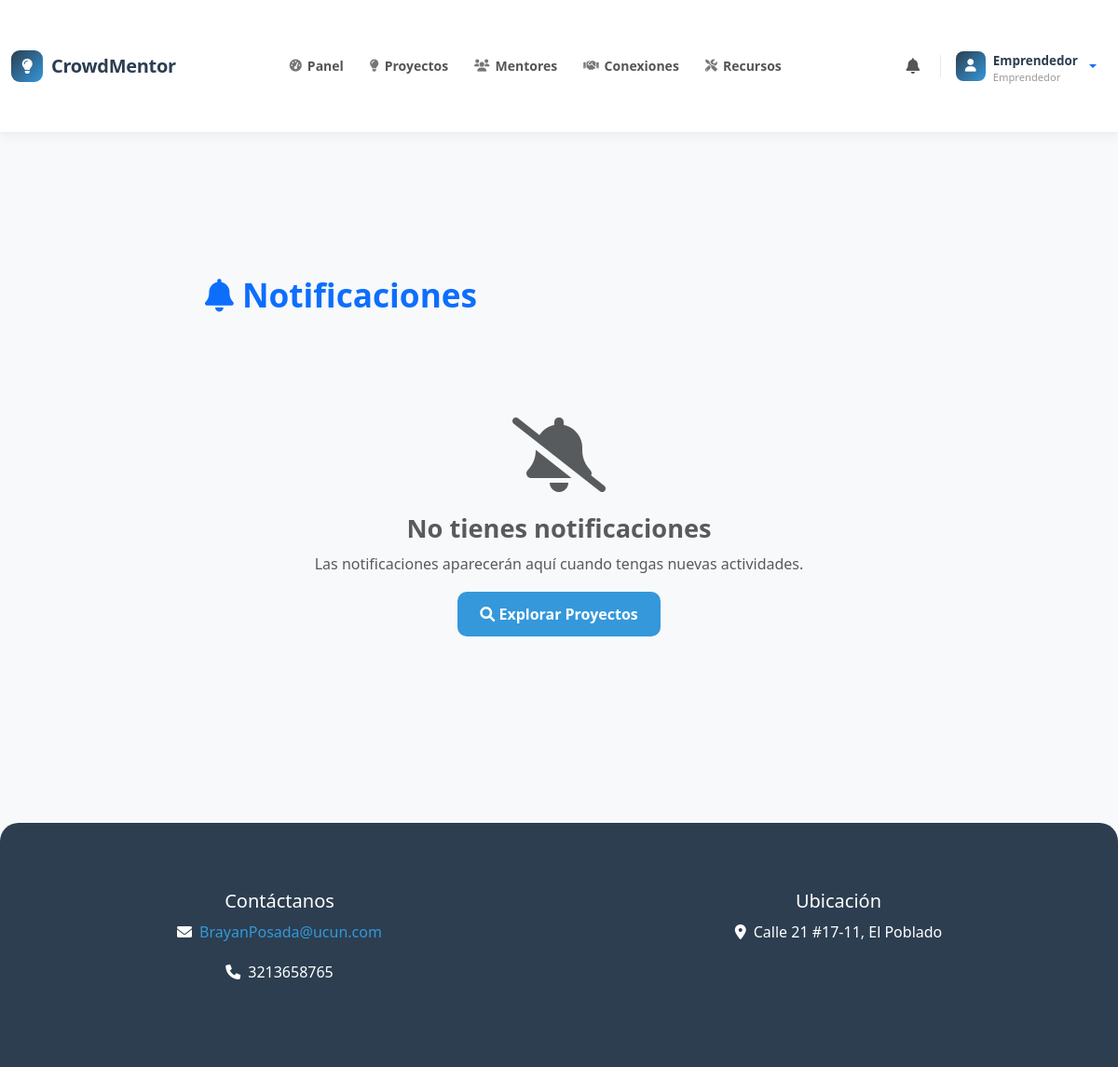
Before: /notifications/ (signed in) with the older database file.
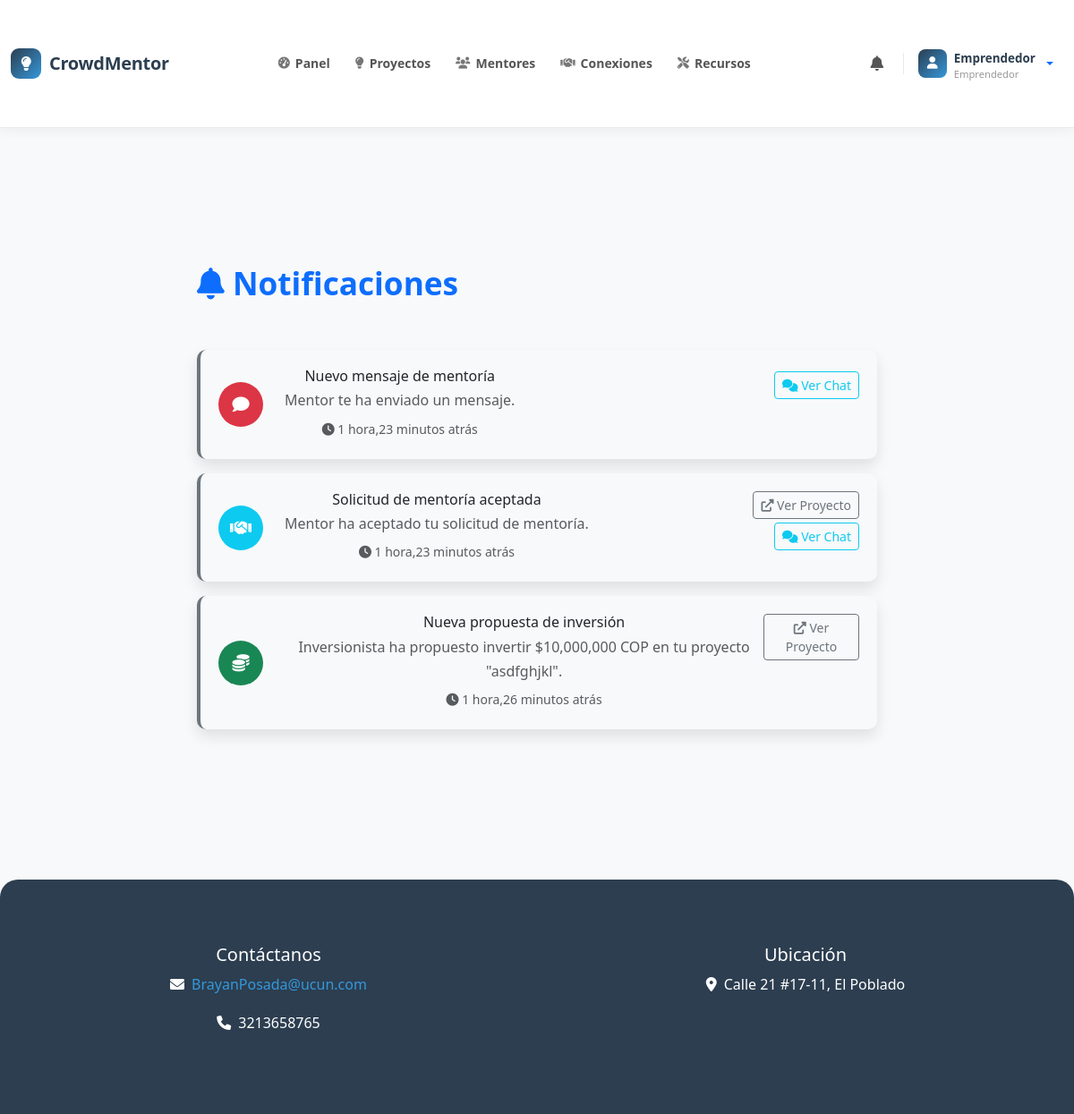
After: the same page with the newer database file.
### core/models.py (models this page shows, shortened)
class Notification(models.Model):
    NOTIFICATION_TYPES = (
        ('investment', 'Nueva Inversión'),
        ('mentorship', 'Solicitud de Mentoría'),
        ('evaluation', 'Nueva Evaluación'),
        ('message', 'Nuevo Mensaje'),
        ('project_update', 'Actualización de Proyecto'),
        ('system', 'Notificación del Sistema'),
    )
    user = models.ForeignKey(User, on_delete=models.CASCADE, related_name='notifications')
    title = models.CharField(max_length=200)
    message = models.TextField()
    notification_type = models.CharField(max_length=20, choices=NOTIFICATION_TYPES)
    is_read = models.BooleanField(default=False)
    created_at = models.DateTimeField(auto_now_add=True)
    related_project = models.ForeignKey(Project, on_delete=models.CASCADE, blank=True, null=True)
    related_investment = models.ForeignKey(Investment, on_delete=models.CASCADE, blank=True, null=True)
    related_mentorship = models.ForeignKey(Mentorship, on_delete=models.CASCADE, blank=True, null=True)
    class Meta:
        ordering = ['-created_at']

### core/views.py (the view)
# urls.py: path('notifications/', views.notifications, name='notifications'),
@login_required
def notifications(request):
    all_notifications = request.user.notifications.all()
    unread_count = all_notifications.filter(is_read=False).count()
    notifications = all_notifications[:20]  # Últimas 20 notificaciones
    if request.method == 'POST':
        notification_ids = request.POST.getlist('mark_read')
        Notification.objects.filter(id__in=notification_ids, user=request.user).update(is_read=True)
        return redirect('notifications')
    context = {
        'notifications': notifications,
        'unread_count': unread_count
    }
    return render(request, 'notifications.html', context)

### core/templates/notifications.html (shortened to what this page needs)
{% extends 'base.html' %}
{% load static %}
{% block extra_css %}
<link rel="stylesheet" href="{% static 'css/notifications.css' %}">
{% endblock %}
{% block content %}
<div class="container py-5">
    <div class="row">
        <div class="col-md-8 mx-auto">
            <div class="d-flex justify-content-between align-items-center mb-4">
                <h2 class="text-primary">
                    <i class="fas fa-bell"></i> Notificaciones
                </h2>
            </div>
            {% for notification in notifications %}
                <div class="card notification-card notification-{{ notification.notification_type }} {% if not notification.is_read %}unread{% else %}read{% endif %} mb-3">
                    <div class="card-body">
                        <div class="row align-items-center">
                            <div class="col-auto">
                                <div class="notification-icon
                                    {% if notification.notification_type == 'investment' %}bg-success text-white
                                    {% elif notification.notification_type == 'mentorship' %}bg-info text-white
                                    {% elif notification.notification_type == 'evaluation' %}bg-warning text-dark
                                    {% elif notification.notification_type == 'message' %}bg-danger text-white
                                    {% elif notification.notification_type == 'project_update' %}bg-purple text-white
                                    {% else %}bg-secondary text-white{% endif %}">
                                    {% if notification.notification_type == 'investment' %}
                                        <i class="fas fa-coins"></i>
                                    {% elif notification.notification_type == 'mentorship' %}
                                        <i class="fas fa-handshake"></i>
                                    {% elif notification.notification_type == 'evaluation' %}
                                        <i class="fas fa-star"></i>
                                    {% elif notification.notification_type == 'message' %}
                                        <i class="fas fa-comment"></i>
                                    {% elif notification.notification_type == 'project_update' %}
                                        <i class="fas fa-edit"></i>
                                    {% else %}
                                        <i class="fas fa-info"></i>
                                    {% endif %}
                                </div>
                            </div>
                            <div class="col">
                                <div class="d-flex justify-content-between align-items-start">
                                    <div>
                                        <h6 class="mb-1 {% if not notification.is_read %}fw-bold{% endif %}">
                                            {{ notification.title }}
                                        </h6>
                                        <p class="mb-1 text-muted">{{ notification.message }}</p>
                                        <small class="text-muted">
                                            <i class="fas fa-clock"></i> {{ notification.created_at|timesince }} atrás
                                        </small>
                                    </div>
                                    <div class="d-flex flex-column align-items-end">
                                        {% if notification.related_project %}
                                            <a href="{% url 'project_detail' notification.related_project.id %}"
                                               class="btn btn-sm btn-outline-secondary">
                                                <i class="fas fa-external-link-alt"></i> Ver Proyecto
                                            </a>
                                        {% endif %}
                                        {% if notification.related_mentorship %}
                                            <a href="{% url 'mentorship_chat' notification.related_mentorship.id %}"
                                               class="btn btn-sm btn-outline-info mt-1">
                                                <i class="fas fa-comments"></i> Ver Chat
                                            </a>
                                        {% endif %}
                                    </div>
                                </div>
                            </div>
                        </div>
                    </div>
                </div>
            {% empty %}
                <div class="text-center py-5">
                    <div class="display-1 text-muted mb-3">
                        <i class="fas fa-bell-slash"></i>
                    </div>
                    <h3 class="text-muted">No tienes notificaciones</h3>
                    <p class="text-muted">Las notificaciones aparecerán aquí cuando tengas nuevas actividades.</p>
                    <a href="{% url 'project_list' %}" class="btn btn-primary">
                        <i class="fas fa-search"></i> Explorar Proyectos
                    </a>
                </div>
            {% endfor %}
        </div>
    </div>
</div>
{% endblock %}

### core/templates/base.html (shortened to what this page needs)
{% load static %}
{% load custom_filters %}
<!DOCTYPE html>
<html lang="es">
<head>
    <link href="https://cdn.jsdelivr.net/npm/bootstrap@5.3.0/dist/css/bootstrap.min.css" rel="stylesheet">
    <link rel="stylesheet" href="https://cdnjs.cloudflare.com/ajax/libs/animate.css/4.1.1/animate.min.css">
    <link rel="stylesheet" href="https://cdnjs.cloudflare.com/ajax/libs/font-awesome/6.0.0/css/all.min.css">
    <link rel="stylesheet" href="{% static 'css/styles.css' %}">
    <link rel="stylesheet" href="{% static 'css/home.css' %}">
    <link rel="stylesheet" href="{% static 'css/project_list.css' %}">
    <link rel="stylesheet" href="{% static 'css/project_detail.css' %}">
    <link rel="stylesheet" href="{% static 'css/project_create.css' %}">
    <link rel="stylesheet" href="{% static 'css/resources.css' %}">
    <link rel="stylesheet" href="{% static 'css/base.css' %}">
    {% block extra_css %}{% endblock %}
</head>
<body>
    <nav class="cm-navbar">
        <div class="container position-relative">
            <a class="cm-brand" href="{% url 'home' %}">
                <div class="cm-brand-icon"><i class="fas fa-lightbulb"></i></div>
                CrowdMentor
            </a>
            <div class="cm-nav-collapse" id="cmNavCollapse">
                {% if user.is_authenticated %}
                <ul class="cm-nav-links">
                    {% if user.is_staff %}
                        <li class="cm-nav-item">
                            <a href="{% url 'admin_dashboard' %}">
                                <i class="fas fa-tachometer-alt"></i>Panel
                            </a>
                        </li>
                    {% else %}
                        <li class="cm-nav-item">
                            <a href="{% url 'dashboard' %}">
                                <i class="fas fa-tachometer-alt"></i>Panel
                            </a>
                        </li>
                    {% endif %}
                    <li class="cm-nav-item">
                        <a href="{% url 'project_list' %}">
                            <i class="fas fa-lightbulb"></i>Proyectos
                        </a>
                    </li>
                    <li class="cm-nav-item">
                        <a href="{% url 'mentor_list' %}">
                            <i class="fas fa-users"></i>Mentores
                        </a>
                    </li>
                    {% if user|has_profile %}
                        {% with user_type=user|get_user_type %}
                            {% if user_type == 'mentor' or user_type == 'investor' or user_type == 'entrepreneur' %}
                                <li class="cm-nav-item">
                                    <a href="{% url 'mentor_investor_connections' %}" class="position-relative">
                                        <i class="fas fa-handshake"></i>Conexiones
                                    </a>
                                </li>
                            {% endif %}
                        {% endwith %}
                    {% endif %}
                    <li class="cm-nav-item">
                        <a href="{% url 'resources' %}">
                            <i class="fas fa-tools"></i>Recursos
                        </a>
                    </li>
                </ul>
                <div class="cm-actions">
                    <a href="{% url 'notifications' %}" class="cm-icon-btn" title="Notificaciones">
                        <i class="fas fa-bell"></i>
                    </a>
                    <div class="dropdown">
                        <a class="cm-avatar-btn dropdown-toggle" href="#" id="userDropdown" data-bs-toggle="dropdown" aria-expanded="false" style="text-decoration:none;">
                            <div class="cm-avatar">
                                {% if user|has_profile and user.profile.profile_picture %}
                                    <img src="{{ user.profile.profile_picture.url }}" alt="avatar">
                                {% else %}
                                    <i class="fas fa-user" style="font-size:0.85rem;"></i>
                                {% endif %}
                            </div>
                            <div>
                                <div class="cm-avatar-name">
                                    {% if user.first_name %}{{ user.first_name }}{% else %}{{ user.username }}{% endif %}
                                </div>
                                {% if user|has_profile %}
                                    {% with ut=user|get_user_type %}
                                        <div class="cm-avatar-role">
                                            {% if ut == 'entrepreneur' %}Emprendedor
                                            {% elif ut == 'mentor' %}Mentor
                                            {% elif ut == 'investor' %}Inversionista
                                            {% elif ut == 'evaluator' %}Evaluador
                                            {% endif %}
                                        </div>
                                    {% endwith %}
                                {% endif %}
                            </div>
                        </a>
                    </div>
                </div>
                {% endif %}
            </div>
        </div>
    </nav>
    <div class="container py-4">
        {% block content %}
        {% endblock %}
    </div>
    <footer class="text-center">
        <div class="container">
            <div class="row">
                <div class="col-md-6">
                    <h5>Contáctanos</h5>
                    <p><i class="fas fa-envelope me-2"></i><a href="mailto:BrayanPosada@ucun.com">BrayanPosada@ucun.com</a></p>
                    <p><i class="fas fa-phone me-2"></i>3213658765</p>
                </div>
                <div class="col-md-6">
                    <h5>Ubicación</h5>
                    <p><i class="fas fa-map-marker-alt me-2"></i>Calle 21 #17-11, El Poblado</p>
                </div>
            </div>
        </div>
    </footer>
</body>
</html>

Changed rows visible on the page:
added Notification: notification_type "message" (drawn), title "Nuevo mensaje de mentoría", message "Mentor te ha enviado un mensaje.", created_at "1 hora,23 minutos", shows "Ver Chat"
added Notification: notification_type "mentorship" (drawn), title "Solicitud de mentoría aceptada", message "Mentor ha aceptado tu solicitud de mentoría.", created_at "1 hora,23 minutos", shows "Ver Proyecto", shows "Ver Chat"
added Notification: notification_type "investment" (drawn), title "Nueva propuesta de inversión", message "Inversionista ha propuesto invertir $10,000,000 COP en tu proyecto \"asdfghjkl\".", created_at "1 hora,26 minutos", shows "Ver Proyecto"
Other visible differences:
text no longer shown: "No tienes notificaciones Las notificaciones aparecerán aquí cuando tengas nuevas actividades. Explorar Proyectos"
